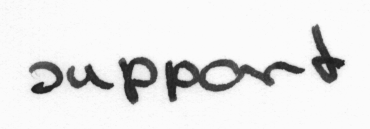
#> input picture imgs/1.png, 370 x 129 px
$ python -i __init__.py   (imports and definitions only)
#> lines starting #> are read from the running program, lines starting #| are printed output that depends on the picture; after the words box and inside, x2 and y2 are one past the last pixel; in counts of white or black regions, pixels touching at a corner belong together
import numpy as np
import math
import cv2
import os

def positive_negative(points):
	a, b = points[0], points[1]
	m = (b[1]-a[1])/(b[0]-a[0])

	if m > 0:
		return True
	else:
		return False

def direction(points):
	a, b = points[0], points[1]
	dy, dx = b[1]-a[1], b[0]-a[1]

	t5 = math.tan( (5*math.pi)/180 ) # vertical
	t60 = math.sqrt(3)/2 # horizontal

	vertical = dy != 0 and abs(dx/dy) < t5
	horizontal = dx != 0 and abs(dy/dx) < t60

	if vertical and not horizontal:
		return 'vertical'

	elif horizontal and not vertical:
		return 'horizontal'

	else:
		return 'zero'

def normalize(arr, t_min, t_max):
    norm_arr = []
    diff = t_max - t_min
    diff_arr = max(arr) - min(arr)
    for i in arr:
        temp = (((i - min(arr))*diff)/diff_arr) + t_min
        norm_arr.append(temp)
    return norm_arr

def measures_of_pen_pressure(img):
	# grey_level_distribution, threshold value, no_black_pixel
	# get grayscale histogram of image
	t_min, t_max = 0, 1
	hist, bin = np.histogram(img.ravel(),256,[0,255])
	# normalize histogram
	norm_arr = normalize(bin, 0, 1)
	# sum
	gray_level_distribution = (np.sum(norm_arr))/len(norm_arr)
	# threshold value
	thresh_val, thresh_img = cv2.threshold(img, 120, 255, cv2.THRESH_BINARY + cv2.THRESH_OTSU)
	# no of black pixels
	no_black_pixels = int(np.sum(thresh_img == 0))
	return gray_level_distribution, thresh_val, no_black_pixels

# measures of writing movement
def no_of_contours(img):
	# no of interior and exterior contours
	ret, thresh = cv2.threshold(img, 127, 255, 0)
	contours, hierarchy = cv2.findContours(thresh, cv2.RETR_TREE, cv2.CHAIN_APPROX_SIMPLE)
	#contours = list(contours)
	#contours.pop(0)
	hierarchy = hierarchy[0]

	interior_contours, exterior_contours = 0, 0
	for x in list(range(len(contours))):
		current_hierarchy = hierarchy[x]
		current_contour = contours[x]

		if current_hierarchy[3] == 0 or current_hierarchy[3] == -1:
			exterior_contours += 1
		else:
			interior_contours += 1

	return interior_contours, exterior_contours

# measures of stroke formation
def slope_components(img):
	ret, thresh = cv2.threshold(img, 127, 255, 0)
	contours, hierarchy = cv2.findContours(thresh, cv2.RETR_TREE, cv2.CHAIN_APPROX_NONE)
	#contours = list(contours)
	#contours.pop(0)
	hierarchy = hierarchy[0]

	n_slopes = 0
	n_pos, n_neg = 0, 0
	n_ver, n_hor = 0, 0

	#print('No of contours: {}'.format(len(contours)))
	for c in contours:
		epsilon = 0.018*cv2.arcLength(c, True)
		approx = list(cv2.approxPolyDP(c, epsilon, True))
		n_slopes = n_slopes + (len(approx)-1)

		slopes = []
		while len(approx) > 1:
			slopes.append([ list((approx[0])[0]), list((approx[1])[0]) ])
			approx.pop(0)

		for slope in slopes:
			if positive_negative(slope):
				n_pos += 1
			else:
				n_neg += 1

			if direction(slope) == 'vertical':
				n_ver += 1
			elif direction(slope) == 'horizontal':
				n_hor += 1

	n_pos, n_neg = round(n_pos/n_slopes, 2), round(n_neg/n_slopes, 2)
	n_ver, n_hor = round(n_ver/n_slopes, 2), round(n_hor/n_slopes, 2)

	return n_pos, n_neg, n_ver, n_hor

def all(img):
	"""
	Extracts all features in the following order:
	1, 2, 3 => gl distribution, gl threshold value, no_black_pixels
	4, 5 => interior Contours, exterior Contours
	6, 7, 8, 9 => avg no of positive negative, vertical, horizontal slopes
	"""
#> called with img = '../imgs/1.png'
	img = cv2.imread(img,0)
#> img is the input picture: shape (129, 370); min 29, max 251, mean 230.1

	gl_dist, gl_thresh, no_black_pixels = measures_of_pen_pressure(img)
#> in measures_of_pen_pressure, `hist, bin = np.histogram(img.ravel(),256,[0,255])`: hist = 256 values, max 27093 at index 251, min 0 at index 0, mean 186.4; bin = 257 values from 0 to 255
#> in normalize, `diff_arr = max(arr) - min(arr)`: diff_arr = 255
#> the loop in normalize, `for i in arr:` made 257 passes
#> (i, temp) on passes 2 to 4: (0.996, 0.00391), (1.99, 0.00781), (2.99, 0.0117)
#> after the loop in normalize, `for i in arr:`: norm_arr = 257 values from 0 to 1
#> in measures_of_pen_pressure, `gray_level_distribution = (np.sum(norm_arr))/len(norm_arr)`: gray_level_distribution = 0.5
#> in measures_of_pen_pressure, `thresh_val, thresh_img = cv2.threshold(img, 120, 255, cv2.THRESH_BINAR..`:
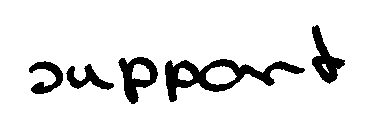
#> thresh_img: shape (129, 370); 90.1% white; 5 black regions, box (x1, y1, x2, y2) and area: (165, 59, 305, 102) 1987, (118, 57, 158, 104) 881, (312, 25, 345, 84) 829, (29, 61, 63, 94) 532, (66, 64, 114, 90) 520
#> in measures_of_pen_pressure, `thresh_val, thresh_img = cv2.threshold(img, 120, 255, cv2.THRESH_BINAR..`: thresh_val = 158
#> in measures_of_pen_pressure, `no_black_pixels = int(np.sum(thresh_img == 0))`: no_black_pixels = 4749
#> gl_dist = 0.5; gl_thresh = 158; no_black_pixels = 4749
	int_contours, ext_contours = no_of_contours(img)
#> in no_of_contours, `ret, thresh = cv2.threshold(img, 127, 255, 0)`:
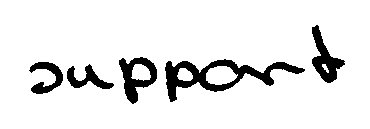
#> thresh: shape (129, 370); 90.7% white; 5 black regions
#> in no_of_contours, `contours, hierarchy = cv2.findContours(thresh, cv2.RETR_TREE, cv2.CHAI..`: contours = 10 contours; largest, box (x1, y1, x2, y2) and area: (0, 0, 370, 129) 47232, (164, 58, 306, 103) 2633, (118, 56, 158, 105) 1140, (311, 24, 346, 84) 894, (28, 61, 64, 95) 574
#> the loop in no_of_contours, `for x in list(range(len(contours))):` made 10 passes
#> (current_hierarchy, current_contour) on pass 1: ([-1, -1, 1, -1], [[0, 0], [0, 128], [369, 128], [369, 0]])
#> current_hierarchy on passes 2 to 7: [2, -1, -1, 0], [3, 1, -1, 0], [6, 2, 4, 0], [5, -1, -1, 3], [-1, 4, -1, 3], [8, 3, 7, 0]
#> after the loop in no_of_contours, `for x in list(range(len(contours))):`: exterior_contours = 6; interior_contours = 4
#> int_contours = 4; ext_contours = 6
	pos, neg, vert, hori = slope_components(img)
#> the loop in slope_components, `for c in contours:` made 10 passes
#> (epsilon, n_slopes) on passes 2 to 4: (2.91, 13), (3.08, 25), (7.58, 37)
#> (epsilon, n_slopes) on pass 1: (17.89, 3)

	return [gl_dist, gl_thresh, no_black_pixels, int_contours, ext_contours,
			pos, neg, vert, hori]

# [3 lines not run here, left out]

>>> result = all('../imgs/1.png')
